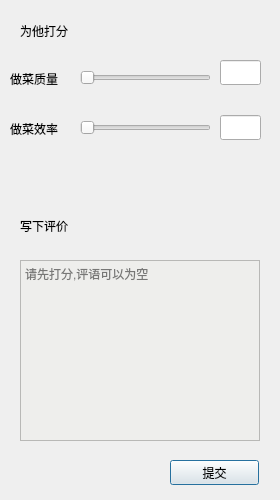
<?xml version="1.0" encoding="UTF-8"?>
<ui version="4.0">
 <class>Chefcomment</class>
 <widget class="QDialog" name="Chefcomment">
  <property name="geometry">
   <rect>
    <x>0</x>
    <y>0</y>
    <width>280</width>
    <height>500</height>
   </rect>
  </property>
  <property name="windowTitle">
   <string>评价厨师</string>
  </property>
  <property name="windowIcon">
   <iconset>
    <normaloff>:/images/commetimages.jpg</normaloff>:/images/commetimages.jpg</iconset>
  </property>
  <property name="styleSheet">
   <string notr="true">background-image: url(:/images/true.jpg);</string>
  </property>
  <widget class="QLabel" name="label_2">
   <property name="geometry">
    <rect>
     <x>20</x>
     <y>200</y>
     <width>171</width>
     <height>51</height>
    </rect>
   </property>
   <property name="styleSheet">
    <string notr="true">font: 75 20pt &quot;Ume Gothic&quot;;</string>
   </property>
   <property name="text">
    <string>写下评价</string>
   </property>
  </widget>
  <widget class="QTextEdit" name="textEdit">
   <property name="geometry">
    <rect>
     <x>20</x>
     <y>260</y>
     <width>240</width>
     <height>181</height>
    </rect>
   </property>
   <property name="styleSheet">
    <string notr="true">background-color: rgb(238, 238, 236);</string>
   </property>
   <property name="placeholderText">
    <string>请先打分,评语可以为空</string>
   </property>
  </widget>
  <widget class="QPushButton" name="pushButton">
   <property name="geometry">
    <rect>
     <x>170</x>
     <y>460</y>
     <width>89</width>
     <height>25</height>
    </rect>
   </property>
   <property name="text">
    <string>提交</string>
   </property>
  </widget>
  <widget class="QLabel" name="label_3">
   <property name="geometry">
    <rect>
     <x>10</x>
     <y>120</y>
     <width>67</width>
     <height>17</height>
    </rect>
   </property>
   <property name="text">
    <string>做菜效率</string>
   </property>
  </widget>
  <widget class="QSlider" name="horizontalSlider">
   <property name="geometry">
    <rect>
     <x>80</x>
     <y>120</y>
     <width>131</width>
     <height>16</height>
    </rect>
   </property>
   <property name="orientation">
    <enum>Qt::Horizontal</enum>
   </property>
  </widget>
  <widget class="QLineEdit" name="lineEdit_2">
   <property name="geometry">
    <rect>
     <x>220</x>
     <y>115</y>
     <width>41</width>
     <height>25</height>
    </rect>
   </property>
  </widget>
  <widget class="QLabel" name="label">
   <property name="geometry">
    <rect>
     <x>20</x>
     <y>10</y>
     <width>111</width>
     <height>41</height>
    </rect>
   </property>
   <property name="text">
    <string>为他打分</string>
   </property>
  </widget>
  <widget class="QLineEdit" name="lineEdit">
   <property name="geometry">
    <rect>
     <x>220</x>
     <y>60</y>
     <width>41</width>
     <height>25</height>
    </rect>
   </property>
  </widget>
  <widget class="QLabel" name="label_4">
   <property name="geometry">
    <rect>
     <x>10</x>
     <y>70</y>
     <width>67</width>
     <height>17</height>
    </rect>
   </property>
   <property name="text">
    <string>做菜质量</string>
   </property>
  </widget>
  <widget class="QSlider" name="slider">
   <property name="geometry">
    <rect>
     <x>80</x>
     <y>70</y>
     <width>131</width>
     <height>16</height>
    </rect>
   </property>
   <property name="orientation">
    <enum>Qt::Horizontal</enum>
   </property>
  </widget>
 </widget>
 <resources/>
 <connections/>
</ui>
